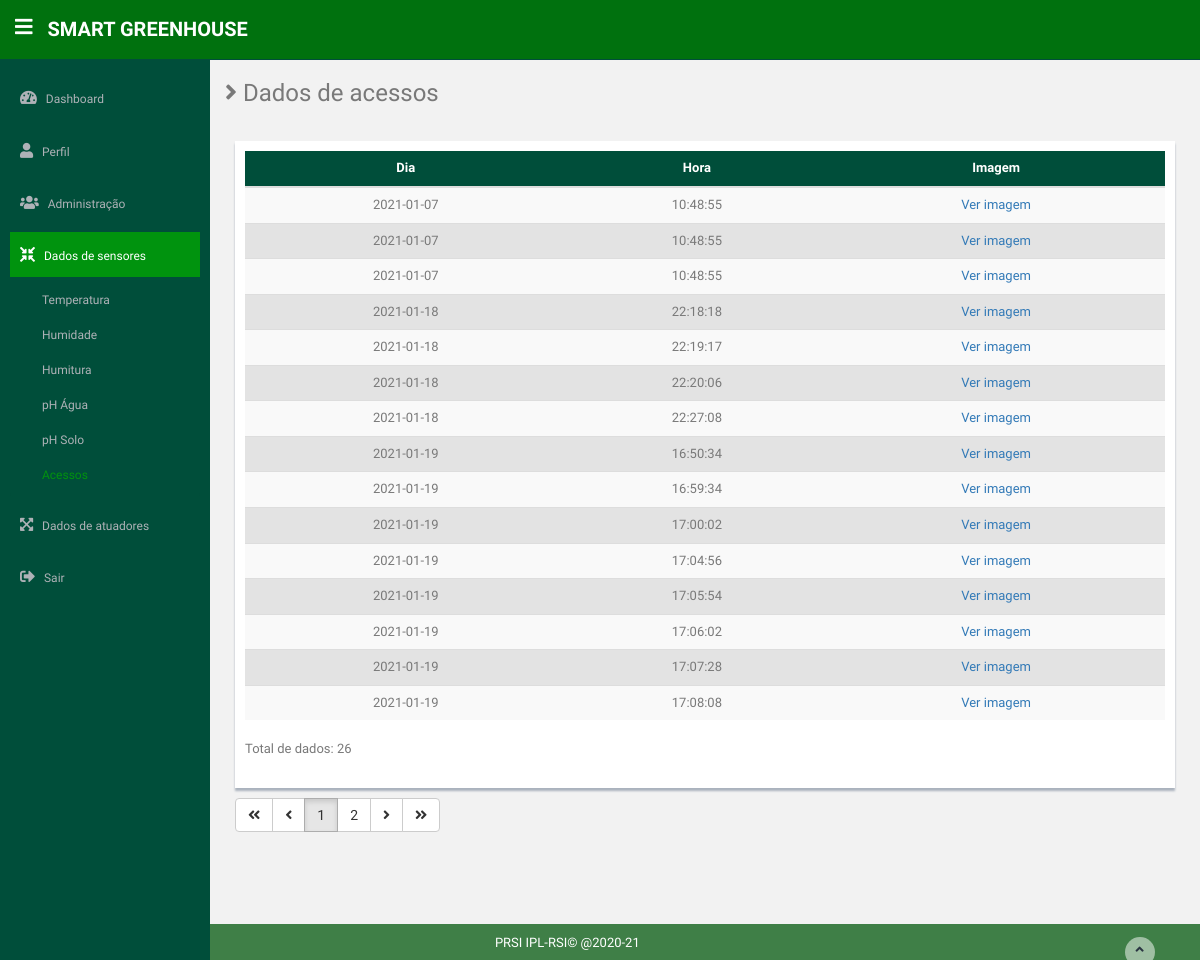
/ConsultaAcessos.php (signed in), run on the app's committed database.
### tables this page shows
CREATE TABLE `camara` (
  `id` int(11) NOT NULL,
  `dia` date NOT NULL,
  `hora` time NOT NULL,
  `image` varchar(60) NOT NULL
);

### shared/restrict.php (called while the page is built, shortened)
<?php
$stmt = $conn->prepare("SELECT * FROM users WHERE username = ?");
$stmt->bind_param("s", $_SESSION["usr"]);
$stmt->execute();
$result = $stmt->get_result();
$query = $result->fetch_assoc();
$Role = $query["id_role"];

### ConsultaAcessos.php (the view, shortened to what this page needs)
<?php
    $CAE = true;
    $Se = true;
    require 'shared/conn.php';
    require 'shared/restrict.php';
    if (isset($_GET['p']) && (trim($_GET['p']) <> "") && (is_numeric($_GET['p']))) {
        $pg = $_GET['p'];
    } else {
        $pg = 1;
    }
    $per_page = 15;
    $pfunc = ceil($pg*$per_page) - $per_page;
    $Query = "SELECT * FROM camara ORDER BY id LIMIT $pfunc, $per_page";
    $CountData = "SELECT count(*) AS totaldados FROM camara";
    $stmt = $conn->prepare($Query);
    $stmt->execute();
    $result = $stmt->get_result();
?>
<!DOCTYPE html>
<html lang="en">
<?php require 'shared/head.php' ?>
<body>
    <section id="container">
        <?php
            require 'shared/header.php';
            require 'shared/sidebar.php';
        ?>
        <section id="main-content">
            <section class="wrapper site-min-height" id="wrapping">
                <h3><i class="fa fa-angle-right"></i> Dados de acessos</h3>
                <div class="row mt">
                    <div class="col-lg-12">
                        <div class="form-panel">
                            <table class="table table-striped table-hover">
                                <thead>
                                    <tr>
                                        <th>Dia</th>
                                        <th>Hora</th>
                                        <th>Imagem</th>
                                    </tr>
                                </thead>
                                <tbody>
                                <?php
                                    if ($result->num_rows > 0) {
                                        while ($row = $result->fetch_assoc()) {
                                    ?>
                                    <tr>
                                        <td><?=$row['dia'];?></td>
                                        <td><?=$row['hora'];?></td>
                                        <td><a target="_blank" href="<?=$row['image'];?>">Ver imagem</a></td>
                                    </tr>
                                    <?php }};?>
                                </tbody>
                            </table>
                            <?php
                                $stmt = $conn->prepare($CountData);
                                $stmt->execute();
                                $result = $stmt->get_result();
                                $row = $result->fetch_assoc();
                                echo "Total de dados: " . $row['totaldados'] ."<br><br>";
                            ?>
                        </div>
                    </div>
                </div>
                <?php
                    require("shared/paginate.php");
                ?>
            </section>
            <?php
                include 'shared/footer.php';
            ?>
        </section>
    </section>
</body>
</html>

### shared/head.php (shortened to what this page needs)
<head>
    <link href="assets/css/bootstrap.css" rel="stylesheet">
    <link href="assets/font-awesome/css/font-awesome.css" rel="stylesheet" />
    <link href="assets/css/style.css" rel="stylesheet">
    <link href="assets/css/style-responsive.css" rel="stylesheet">
    <link rel="stylesheet" href="https://cdnjs.cloudflare.com/ajax/libs/jquery-confirm/3.0.3/jquery-confirm.min.css">
</head>

### shared/header.php
<header class="header black-bg">
    <div class="sidebar-toggle-box unselectable">
        <div class="fa fa-bars tooltips" data-placement="right" data-original-title="Acionar navegação" id="menu-toggle"></div>
    </div>
    <a href="Index" class="logo unselectable" style="cursor: pointer; "><b>Smart Greenhouse</b></a>
</header>

### shared/sidebar.php (shortened to what this page needs)
<aside>
    <div id="sidebar" class="nav-collapse">
        <ul class="sidebar-menu" id="nav-accordion">
            <li class="mt">
                <a  <?php if (isset($IN) && $IN) { ?> class="active" <?php }; ?> href="Inicial" >
                    <i class="fa fa-tachometer-alt"></i>
                    <span>Dashboard</span>
                </a>
            </li>
            <li class="sub-menu">
                <a href="Perfil" <?php if (isset($PRF) && $PRF) { ?> class="active" <?php }; ?>>
                    <i class="fa fa-user"></i>
                    <span>Perfil</span>
                </a>
            </li>
            <?php if ($Role == "1") { ?>
            <li class="sub-menu">
                <a href="javascript:;" <?php if (isset($ADM) && $ADM) { ?> class="active" <?php }; ?>>
                <i class="fas fa-users"></i>
                    <span>Administração</span>
                </a>
            </li>
            <?php } ?>
            <li class="sub-menu">
                <a href="javascript:;" <?php if (isset($Se) && $Se) { ?> class="active" <?php }; ?>>
                    <i class="fas fa-compress-arrows-alt"></i>
                    <span>Dados de sensores</span>
                </a>
                <ul class="sub">
                    <li <?php if (isset($CT) && $CT) { ?> class="active" <?php }; ?>><a href="ConsultaTemperatura" style="background: transparent;">Temperatura</a></li>
                    <li <?php if (isset($CH) && $CH) { ?> class="active" <?php }; ?>><a href="ConsultaHumidade" style="background: transparent;">Humidade</a></li>
                    <li <?php if (isset($CHT) && $CHT) { ?> class="active" <?php }; ?>><a href="ConsultaHumitura"style="background: transparent;">Humitura</a></li>
                    <li <?php if (isset($CPA) && $CPA) { ?> class="active" <?php }; ?>><a href="ConsultapHAgua"style="background: transparent;">pH Água</a></li>
                    <li <?php if (isset($CPS) && $CPS) { ?> class="active" <?php }; ?>><a href="ConsultapHSolo"style="background: transparent;">pH Solo</a></li>
                    <li <?php if (isset($CAE) && $CAE) { ?> class="active" <?php }; ?>><a href="ConsultaAcessos"style="background: transparent;">Acessos</a></li>
                </ul>
            </li>
            <li class="sub-menu">
                <a href="javascript:;" <?php if (isset($At) && $At) { ?> class="active" <?php }; ?>>
                </i><i class="fas fa-expand-arrows-alt"></i>
                    <span>Dados de atuadores</span>
                </a>
            </li>
        </ul>
        <ul class="sidebar-menu" id="logoutbtn">
            <li class="sub-menu">
                <a id="logout" style="cursor: pointer;">
                    <i class="fas fa-sign-out-alt"></i>
                    <span>Sair</span>
                </a>
            </li>
        </ul>
    </div>
</aside>

### shared/Paginate.php (shortened to what this page needs)
<div class="btn-group" style="margin-left: 10px">
    <?php if ($pg == 1) { ?>
    <a class="btn btn-default"><i class="fa fa-angle-double-left" aria-hidden="true"></i></a>
    <a class="btn btn-default"><i class="fa fa-angle-left" aria-hidden="true"></i></a>
    <?php } else { ?>
    <a onclick="insertParameter('p', 1)" class="btn btn-default"><i class="fa fa-angle-double-left" aria-hidden="true"></i></a>
    <a onclick="insertParameter('p', <?=$pg-1?>)" class="btn btn-default"><i class="fa fa-angle-left" aria-hidden="true"></i></a>
    <?php } ?>
    <?php
          if ($row['totaldados'] > 0){
            $maxPages = ceil($row['totaldados'] / $per_page);
          } else {
            $maxPages = ceil(1 / $per_page);
          }
          if ($maxPages <= 5) {
            for ($i = 1; $i <= $maxPages; $i++) {
      ?>
      <a onclick="insertParameter('p', <?=$i?>)" class="btn btn-default <?=($pg == $i) ? "active" : ""?>"><?=$i?></a>
      <?php
            };
          }
      ?>
    <?php if ($pg == $maxPages) { ?>
      <a class="btn btn-default"><i class="fa fa-angle-right" aria-hidden="true"></i></a>
      <a class="btn btn-default"><i class="fa fa-angle-double-right" aria-hidden="true"></i></a>
    <?php } else { ?>
      <a onclick="insertParameter('p', <?=$pg+1?>)" class="btn btn-default"><i class="fa fa-angle-right" aria-hidden="true"></i></a>
      <a onclick="insertParameter('p', <?=$maxPages?>)" class="btn btn-default"><i class="fa fa-angle-double-right" aria-hidden="true"></i></a>
    <?php } ?>
</div>

### shared/footer.php
<footer class="site-footer">
    <div class="text-center">
      <span style="padding-top: 100px">PRSI IPL-RSI&copy; @2020-21</span>
      <a href="#" class="go-top">
          <i class="fa fa-angle-up"></i>
      </a><br>
    </div>
</footer>

### assets/css/style.css (style rules this page uses)
body { color: #797979; background: #f2f2f2; font-family: 'Ruda', sans-serif; padding: 0px !important; margin: 0px !important; font-size: 13px; }
ul li { list-style: none; }
.unselectable { -webkit-touch-callout: none; -webkit-user-select: none; -khtml-user-select: none; -moz-user-select: none; -ms-user-select: none; user-select: none; cursor: context-menu; }
a, a:hover, a:focus { text-decoration: none; outline: none; }
#container { width: 100%; height: 100%; }
.mt { margin-top: 25px; }
#logoutbtn { margin-top: 0px; }
#sidebar { width: 210px; height: 100%; position: fixed; background: #004E3A; z-index: 3; }
#sidebar ul li { position: relative; }
#sidebar .sub-menu>.sub li { padding-left: 32px; }
#sidebar .sub-menu>.sub li:last-child { padding-bottom: 10px; }
ul.sidebar-menu, ul.sidebar-menu li ul.sub { margin: -2px 0 0; padding: 0; }
ul.sidebar-menu { margin-top: 75px; }
#sidebar>ul>li>ul.sub { display: none; }
#sidebar>ul>li.active>ul.sub, #sidebar>ul>li>ul.sub>li>a { display: block; }
ul.sidebar-menu li ul.sub li { background: #004E3A; margin-bottom: 0; margin-left: 0; margin-right: 0; }
ul.sidebar-menu li ul.sub li:last-child { border-radius: 0 0 4px 4px; -webkit-border-radius: 0 0 4px 4px; }
ul.sidebar-menu li ul.sub li a { font-size: 12px; padding: 6px 0; line-height: 35px; height: 35px; -webkit-transition: all 0.3s ease; -moz-transition: all 0.3s ease; -o-transition: all 0.3s ease; -ms-transition: all 0.3s ease; transition: all 0.3s ease; color: #aeb2b7; }
ul.sidebar-menu li ul.sub li.active a { color: #00930E; -webkit-transition: all 0.3s ease; -moz-transition: all 0.3s ease; -o-transition: all 0.3s ease; -ms-transition: all 0.3s ease; transition: all 0.3s ease; display: block; }
ul.sidebar-menu li { margin-bottom: 5px; margin-left: 10px; margin-right: 10px; }
ul.sidebar-menu li.sub-menu { line-height: 15px; }
ul li a span { display: inline-block; }
ul.sidebar-menu li a { color: #aeb2b7; text-decoration: none; display: block; padding: 15px 0 15px 10px; font-size: 12px; outline: none; -webkit-transition: all 0.3s ease; -moz-transition: all 0.3s ease; -o-transition: all 0.3s ease; -ms-transition: all 0.3s ease; transition: all 0.3s ease; }
ul.sidebar-menu li a.active, ul.sidebar-menu li a:hover, ul.sidebar-menu li a:focus { background: #00930E; color: #fff; display: block; -webkit-transition: all 0.3s ease; -moz-transition: all 0.3s ease; -o-transition: all 0.3s ease; -ms-transition: all 0.3s ease; transition: all 0.3s ease; }
ul.sidebar-menu li a i { font-size: 15px; padding-right: 6px; }
ul.sidebar-menu li a.active i { color: #fff; }
#main-content { margin-left: 210px; }
.header, .footer { min-height: 60px; padding: 0 15px; }
.header { position: fixed; left: 0; right: 0; z-index: 1002; }
.black-bg { background: #00710E; border-bottom: 1px solid #004E3A; }
.wrapper { display: inline-block; margin-top: 60px; padding-left: 15px; padding-right: 15px; padding-bottom: 15px; padding-top: 0px; width: 100%; }
a.logo { font-size: 20px; color: #ffffff; float: left; margin-top: 15px; text-transform: uppercase; }
a.logo b { font-weight: 900; }
.sidebar-toggle-box { float: left; padding-right: 15px; margin-top: 20px; }
.sidebar-toggle-box .fa-bars { cursor: pointer; display: inline-block; font-size: 20px; }
.form-panel { background: #ffffff; margin: 10px; padding: 10px; box-shadow: 0px 3px 2px #aab2bd; text-align: left; }
.site-footer { background: #3F7F47; color: #fff; padding: 10px 0; padding-bottom: 4px; padding-top: 5px; height: 36px; right: 0; bottom: 0; left: 0; padding: 1rem; text-align: center; color: white; position: fixed; z-index: 2; }
.go-top { margin-right: 3%; float: right; background: rgba(255, 255, 255, .5); width: 30px; height: 30px; border-radius: 50%; -webkit-border-radius: 50%; margin-top: 3px; }
.go-top i { color: #2A3542; margin-top: 6px }
.site-min-height { min-height: 900px; }
.fa-bars { color: #FFFFFF; margin-top: -3px; }
.table-striped { background-color: #E3E3E3; }
th, tr { text-align:center }
th { background-color: #004E3A; color: white; }

### data on the page
camara: dia "2021-01-07", hora "10:48:55"
camara: dia "2021-01-07", hora "10:48:55"
camara: dia "2021-01-07", hora "10:48:55"
camara: dia "2021-01-18", hora "22:18:18"
camara: dia "2021-01-18", hora "22:19:17"
camara: dia "2021-01-18", hora "22:20:06"
camara: dia "2021-01-18", hora "22:27:08"
camara: dia "2021-01-19", hora "16:50:34"
camara: dia "2021-01-19", hora "16:59:34"
camara: dia "2021-01-19", hora "17:00:02"
camara: dia "2021-01-19", hora "17:04:56"
camara: dia "2021-01-19", hora "17:05:54"
camara: dia "2021-01-19", hora "17:06:02"
camara: dia "2021-01-19", hora "17:07:28"
camara: dia "2021-01-19", hora "17:08:08"

### other printed values
$row['totaldados'] "26"
